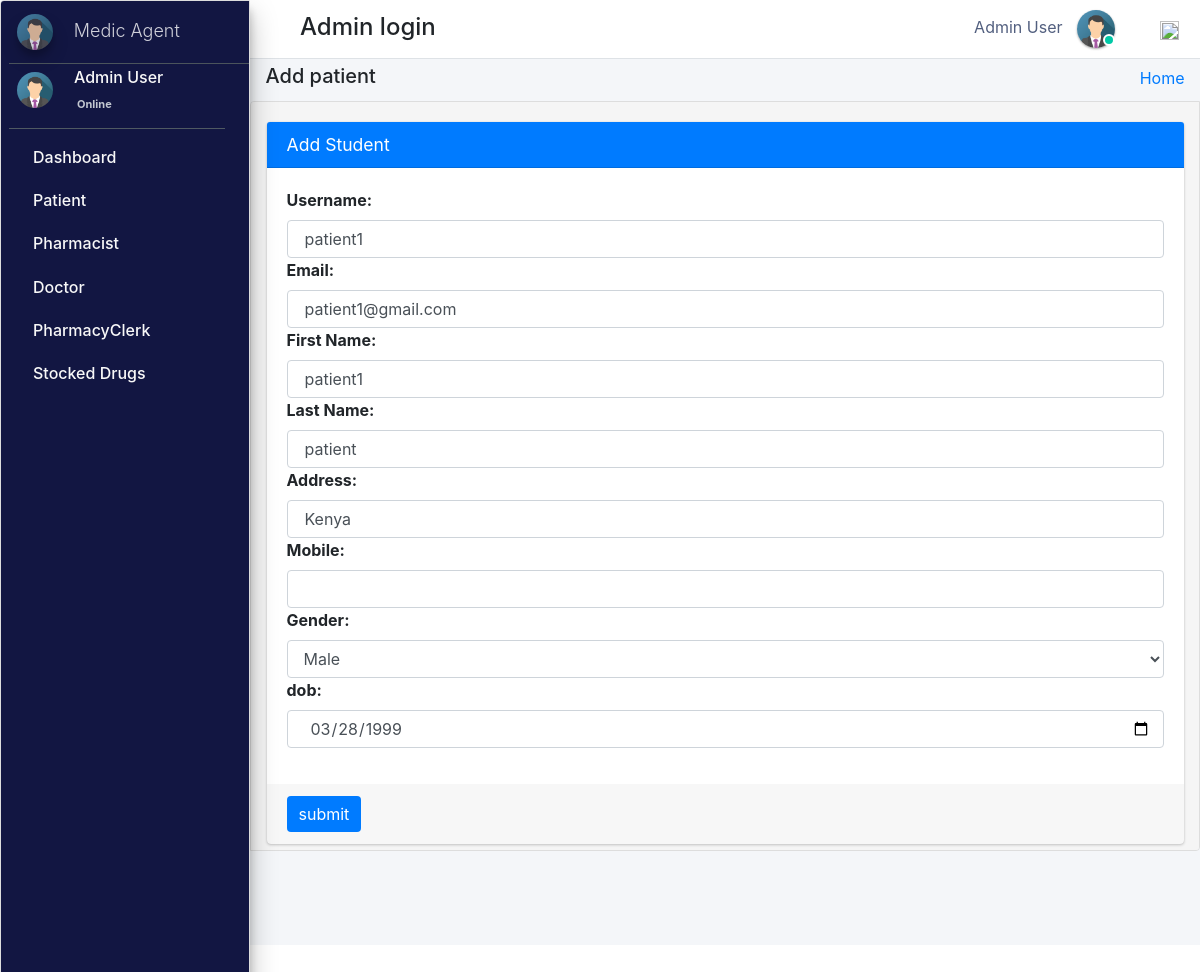
The page /admin_user/edit_patient/2/ (signed in) on the database as committed earlier.
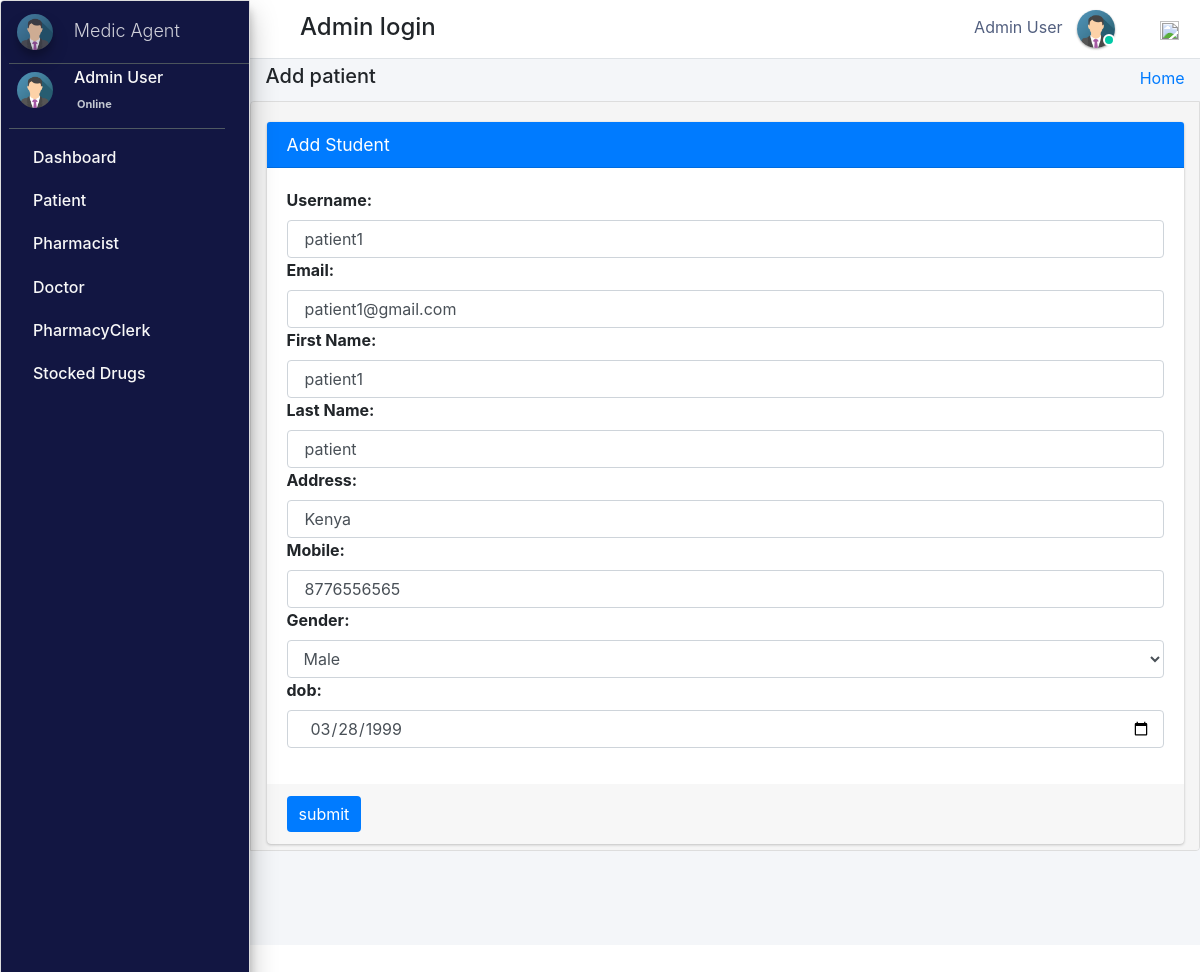
The same page on the database as committed later.
### pharmacy/models.py (models this page shows, shortened)
class Patients(models.Model):
    gender_category = (
        ('Male', 'Male'),
        ('Female', 'Female'),
    )
    admin = models.OneToOneField(CustomUser, null=True, on_delete=models.CASCADE)
    reg_no = models.CharField(max_length=30, null=True, blank=True, unique=True)
    gender = models.CharField(max_length=7, null=True, blank=True, choices=gender_category)
    first_name = models.CharField(max_length=20, null=True, blank=True)
    last_name = models.CharField(max_length=20, null=True, blank=True)
    dob = models.DateTimeField(auto_now_add=False, auto_now=False, null=True, blank=True)
    phone_number = models.CharField(max_length=18, null=True, blank=True)
    profile_pic = models.ImageField(default="patient.jpg", null=True, blank=True)
    age = models.IntegerField(default='0', blank=True, null=True)
    address = models.CharField(max_length=300, null=True, blank=True)
    date_admitted = models.DateTimeField(auto_now_add=True, auto_now=False)
    last_updated = models.DateTimeField(auto_now_add=False, auto_now=True)

### pharmacy/HODViews.py (the view, shortened to what this page needs)
# urls.py: path('admin_user/edit_patient/<patient_id>/',HODViews.editPatient,name='edit_patient'),
def editPatient(request, patient_id):
    request.session['patient_id'] = patient_id
    patient = Patients.objects.get(admin=patient_id)
    form = EditPatientForm()
    form.fields['email'].initial = patient.admin.email
    form.fields['username'].initial = patient.admin.username
    form.fields['first_name'].initial = patient.first_name
    form.fields['last_name'].initial = patient.last_name
    form.fields['address'].initial = patient.address
    form.fields['gender'].initial = patient.gender
    form.fields['phone_number'].initial = patient.phone_number
    form.fields['dob'].initial = patient.dob
    context = {
        "id": patient_id,
        "form": form,
        "title": "Edit Patient"
    }
    return render(request, "hod_templates/edit_patient.html", context)

### pharmacy/forms.py
class EditPatientForm(forms.Form):
    username = forms.CharField(label="Username", max_length=50, widget=forms.TextInput(attrs={"class":"form-control"}))
    email = forms.EmailField(label="Email", max_length=50, widget=forms.EmailInput(attrs={"class":"form-control"}))
    first_name = forms.CharField(label="First Name", max_length=50, widget=forms.TextInput(attrs={"class":"form-control"}))
    last_name = forms.CharField(label="Last Name", max_length=50, widget=forms.TextInput(attrs={"class":"form-control"}))
    address = forms.CharField(label="Address", max_length=50, widget=forms.TextInput(attrs={"class":"form-control"}))
    phone_number = forms.CharField(label="Mobile", max_length=50, widget=forms.TextInput(attrs={"class":"form-control"}))
    gender_list = (
        ('Male','Male'),
        ('Female','Female')
    )
    gender = forms.ChoiceField(label="Gender", choices=gender_list, widget=forms.Select(attrs={"class":"form-control"}))
    dob= forms.DateField(label="dob", widget=DateInput(attrs={"class":"form-control"}))

### pharmacy/templates/hod_templates/edit_patient.html (shortened to what this page needs)
{% extends 'hod_templates/base_template.html'%} {% load crispy_forms_tags %} {% block page_title %}
<h5>Add patient</h5>
{% endblock page_title %} {% block main_content %}
<section class="content">
    <div class="container-fluid">
        <div class="row">
            <div class="col-md-12">
                <div class="card card-primary">
                    <div class="card-header">
                        <h3 class="card-title">Add Student</h3>
                    </div>
                    <form role="form" method="POST" action="" enctype="multipart/form-data">
                        <div class="card-body">
                            <div class="form-group">
                                {% for field in form %}
                                {{ field.label_tag }} {{ field }} {% endfor %}
                            </div>
                        </div>
                        <div class="card-footer">
                            <button type="submit" class="btn btn-primary">submit</button>
                        </div>
                    </form>
                </div>
            </div>
        </div>
    </div>
</section>
{% endblock main_content %}

Rows that differ between the two databases and show on the page:
changed Patients "patient1": phone_number (not shown) → "8776556565"
